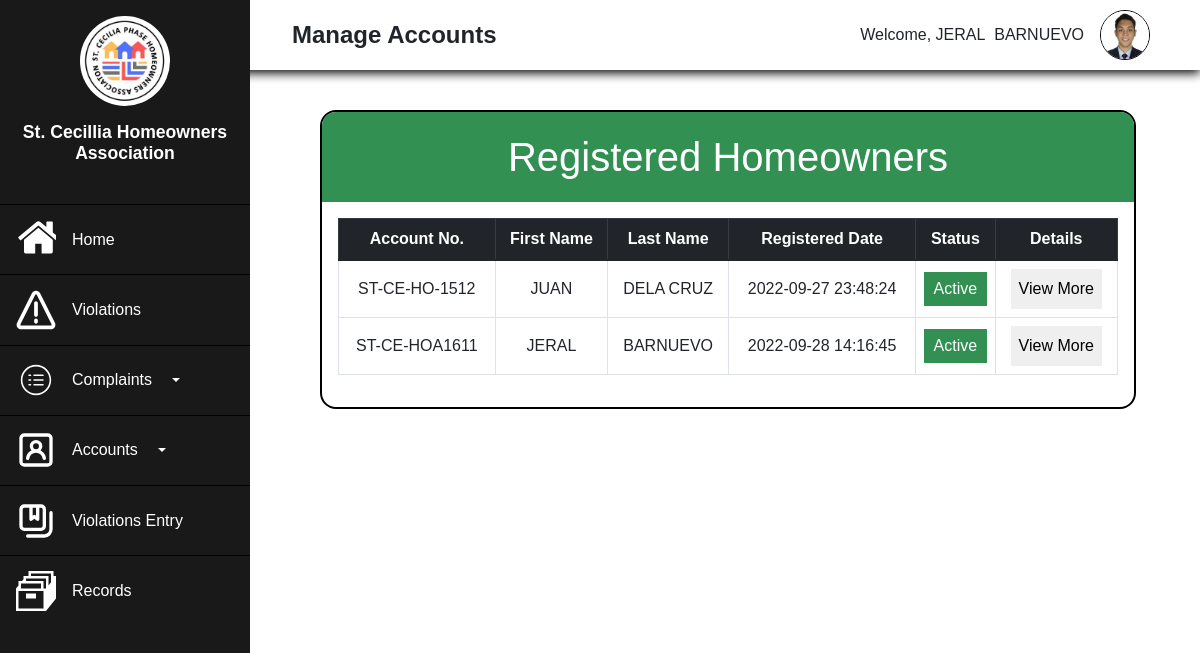
The page /Admin/Admin-Homeowners.php (signed in) on the database its author committed.
### tables this page shows
CREATE TABLE `homeowners` (
  `Homeowners_ID` int(11) NOT NULL,
  `Account_Number` varchar(255) NOT NULL,
  `First_Name` varchar(255) NOT NULL,
  `Last_Name` varchar(255) NOT NULL,
  `Gender` varchar(255) NOT NULL,
  `Age` int(255) NOT NULL,
  `ContactNo` varchar(255) NOT NULL,
  `Address` varchar(255) NOT NULL,
  `Birthdate` date NOT NULL,
  `Email` varchar(255) NOT NULL,
  `Image` varchar(255) NOT NULL,
  `Password` varchar(255) NOT NULL,
  `Confirm_Password` varchar(255) NOT NULL,
  `VerificationCode` varchar(255) NOT NULL,
  `verified` int(10) NOT NULL DEFAULT 0,
  `date_registered` datetime NOT NULL DEFAULT current_timestamp()
);

### Admin/Admin-Homeowners.php (the view, shortened to what this page needs)
<?php
    require("process.php");
?>
<!DOCTYPE html>
<html lang="en">
<head>
    <link rel="stylesheet" href="https://use.fontawesome.com/releases/v5.15.4/css/all.css">
    <link rel="stylesheet" href="realtime.css">
    <link href="https://cdn.jsdelivr.net/npm/bootstrap@5.1.3/dist/css/bootstrap.min.css" rel="stylesheet">
    <link rel="stylesheet" href="Admin-Complaint.css">
    <link rel="stylesheet" type="text/css" href="https://cdnjs.cloudflare.com/ajax/libs/twitter-bootstrap/5.1.3/css/bootstrap.min.css"/>
    <link rel="stylesheet" type="text/css" href="https://cdn.datatables.net/v/bs5/jszip-2.5.0/dt-1.12.1/b-2.2.3/b-colvis-2.2.3/b-html5-2.2.3/b-print-2.2.3/datatables.min.css"/>
</head>
<body>
<?php
    if(!empty($_SESSION['Admin_ID'])){
        $AdminID=$_SESSION['Admin_ID'];
        $result=mysqli_query($conn, "SELECT*FROM admin WHERE Admin_ID='$AdminID'");
        $row=mysqli_fetch_assoc($result);
    }
?>
    <div class="main">
    <div class="side">
        <div class="logo">
            <img src="../Assets/logo.jpg" alt="" width="90px">
            <h2>St. Cecillia Homeowners Association</h2>
        </div>
        <div class="button">
            <ul class="side-button">
                <a href="Admin-Dashboard.php"><button class="buttn">
                    <p>Home</p>
                </button></a>
                <a href="Admin-Violations.php"><button class="buttn">
                    <p>Violations</p>
                </button></a>
                <button type="button" class="buttn buttn-primary dropdown-toggle" data-bs-toggle="dropdown">
                    <p>Complaints</p>
                </button>
                <button type="button" class="buttn buttn-primary dropdown-toggle" data-bs-toggle="dropdown">
                    <p>Accounts</p>
                </button>
                <a href="Violation-Entry.php"><button class="buttn">
                    <p>Violations Entry</p>
                </button></a>
                <a href="Admin-Records.php"><button class="buttn">
                    <svg xmlns="http://www.w3.org/2000/svg" width="16" height="16" viewBox="0 0 16 16"><path fill="#fffff" d="M4 9h4v2H4V9z"/><path fill="#fffff" d="M16 2h-1V0H5v2H3v1.25L2.4 4H1v1.75L0 7v9h12l4-5V2zM2 5h8v2H2V5zm9 10H1V8h10v7zm1-8h-1V4H4V3h8v4zm2-2.5l-1 1.25V2H6V1h8v3.5z"/></svg><p>Records</p>
                </button></a>
            </ul>
        </div>
    </div>
    <div class="top">
        <div class="burger">
            <p>Manage Accounts</p>
        </div>
        <div class="profile">
            <div class="welcome"><p>Welcome, <?php echo $row['FirstName'], "&nbsp;&nbsp;",$row['LastName']; ?></p></div>
        <div class="image" onclick="Dropmenu();">
                <img src="admin-imgs/<?php echo $row['Image_Profile']; ?>" alt="" width="50px">
            </div>
        </div>
    </div>
    <div class="body">
        <div class="container1">
            <div class="title"><h1>Registered Homeowners</h1></div>
            <div class="table-complaint">
            <table class="table table-bordered table-hover table-responsive" id="Mytable" style="padding:0;">
                <thead class="table-dark head">
                    <tr class="height">
                    <th class="text-center">Account No.</th>
                    <th class="text-center">First Name</th>
                    <th class="text-center">Last Name</th>
                    <th class="text-center">Registered Date</th>
                    <th class="text-center">Status</th>
                    <th class="text-center">Details</th>
                    </tr>
                </thead>
                <tbody>
                <?php
                    $query1="SELECT*FROM homeowners WHERE verified='1'";
                    $result=mysqli_query($conn, $query1);
                    if(mysqli_num_rows($result)>0){
                    while($row=mysqli_fetch_assoc($result)){
                ?>
                    <tr class="height">
                    <td><?php echo $row['Account_Number'] ?></td>
                    <td><?php echo $row['First_Name']; ?></td>
                    <td><?php echo $row['Last_Name']; ?></td>
                    <td><?php echo $row['date_registered']; ?></td>
                    <td><div class="success">Active</div></td>
                    <td><button style="padding:.5rem; border:none;" data-bs-toggle="modal" data-bs-target="#viewdetails<?php echo $row['Homeowners_ID']; ?>">View More  </button></td>
                    </tr>
                    <?php
                    }
                    }
                ?>
                </tbody>
            </table>
            </div>
        </div>
    </div>
</div>
</body>
</html>

### Admin/realtime.css (style rules this page uses)
* { box-sizing: border-box; margin:0; padding:0; font-family: 'Poppins', sans-serif; }
:root { --side:#191919; --top:#ffffff; --body:#ffffff; --font-text:#000000; --main-color:#59CE8F; --secondary:#319052; --hover:#65C18C; }
.main { display: grid; grid-template-columns: 250px 1fr; grid-template-rows: 100px 1fr; grid-template-areas: "side head head" "side body body" "side body body"; height: 100%; width: 100%; }
.side { grid-area:side; display: flex; flex-direction: column; align-items: center; gap:1rem; background:var(--side); padding:0; width:100%; min-height: 100vh; max-width: 250px; z-index: 999; position: fixed; top:0; left:0; }
.side>.logo { display: flex; flex-direction: column; align-items: center; justify-content: center; text-align: center; gap:1rem; padding:1rem; }
.side>.logo>h2 { font-size:1.1rem; font-weight: 600; color: #FFFFFF; }
.side>.logo>img { border-radius:100%; }
svg { fill:#FFFFFF; width: 40px; height: 50px; }
.side-button { padding:0; margin:0; display: flex; flex-direction: column; }
.button { width: 100%; }
.buttn { width: 100%; padding:.6rem; background-color:var(--side); color:#FFFFFF; border-top:1px solid black; border-left:none; border-right:none; border-bottom: none; display:flex; align-items: center; transition: .5s; }
.button>.side-button>a { text-decoration: none; }
.button>.side-button>a>.buttn { display: flex; align-items: center; justify-content: flex-start; gap:1rem; font-size: 1rem; text-align:center; padding-left:1rem; }
.button>.side-button>a>.buttn>p { padding:0; margin:0; }
.buttn { display: flex; align-items: center; padding-left:1rem; gap:1rem; font-size: 1rem; text-align:center; }
.buttn>p { margin:0; padding:0; }
.top { grid-area:head; display: flex; align-items: center; justify-content: space-between; padding: 1rem 1rem; background:var(--top); box-shadow:0 3px 10px black ; position: fixed; top:0; left:0; height:80px; z-index:90; width:100%; height: 70px; padding-left:260px; padding-right:50px; }
.burger { display: flex; flex-direction: row; align-items: center; gap:1rem; padding-left:2rem; }
.top>.profile { display: flex; align-items: center; gap:1rem; }
.top>.burger>p { margin:0; font-weight: 600; font-size: 1.5rem; }
.top>.profile>.welcome { display: flex; align-items: center; justify-content: center; }
.top>.profile>.welcome>p { margin:0; }
.top>.profile>.image { border: 1px black solid; width: 50px; height: 50px; border-radius: 100%; position: relative; overflow: hidden; cursor:pointer; transition:1s; }
.top>.profile>.image>img { position: absolute; top:0; left:0; width: 100%; height: 100%; object-fit:cover; }
.body { display: flex; align-items: flex-start; justify-content: flex-start; flex-direction: column; padding:4rem; background-color: #ffffff; width: 100%; min-height: 100vh; padding-left:320px; padding-top: 110px; overflow: scroll; position:absolute; }
.table { width: 100%; height: 100%; max-height: 400px; background-color: #FFFFFF; padding:1.5rem; margin:0; overflow: scroll; }
thead { vertical-align: middle; text-align: center; border: 1px solid black; }
tbody { vertical-align: middle; text-align: center; }
.table-responsive { padding:0; }
tr { padding:0; vertical-align: middle; }

### Admin/Admin-Complaint.css (style rules this page uses)
.container1 { background-color: #ffffff; padding-left:0; width: 100%; max-width: 1200px; border: 2px solid black; border-radius:1rem; overflow: hidden; }
.container1>.title { width: 100%; height: 90px; background-color: #319052; display: flex; align-items: center; justify-content: center; }
.container1>.title>h1 { text-align: center; color:#ffffff; margin:0; }
#Mytable { padding:1rem; }
.table-complaint { padding:1rem; overflow-y: scroll; }
#Mytable>tbody { text-align: center; }
.success { background-color: #319052; color:white; padding:.3rem; }

### rows shown on the page
homeowners: Account_Number "ST-CE-HO-1512", First_Name "JUAN", Last_Name "DELA CRUZ", date_registered "2022-09-27 23:48:24"
homeowners: Account_Number "ST-CE-HOA1611", First_Name "JERAL", Last_Name "BARNUEVO", date_registered "2022-09-28 14:16:45"

### other values the page prints
$row['FirstName'] "JERAL"
$row['LastName'] "BARNUEVO"
